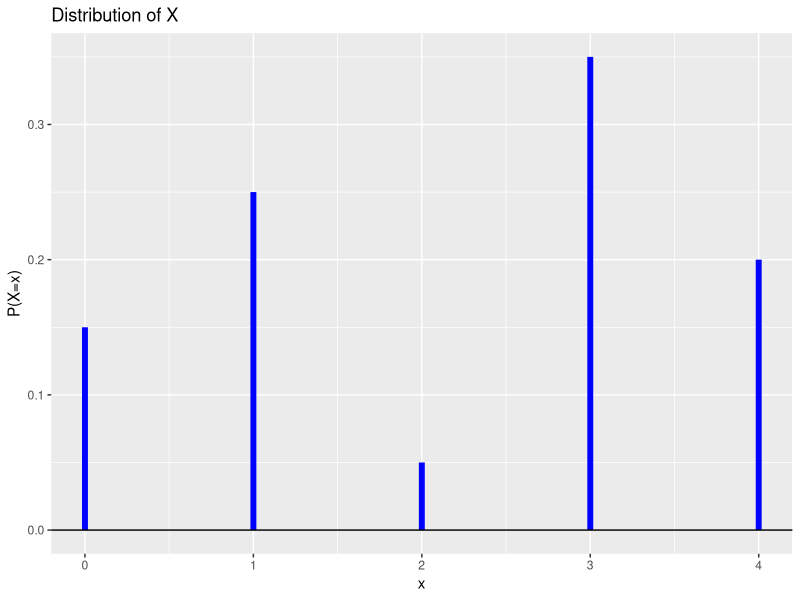

Source code (R):
## ---- chunk 1
knitr::opts_chunk$set(echo = TRUE)
library(tidyverse)
## ---- chunk 2
prob1 = tibble(
  x = 0:4,
  p = c(0.15, 0.25, 0.05, 0.35, NA)
)

## long format
prob1
## ---- chunk 3
prob1[5,2] <- 0.2

prob1
## ---- chunk 4
prob1 %>% mutate(xp = x*p, "(x-mu)p" = (x-sum(xp))^2*p) %>% summarize(mu = sum(xp), sigma2 = sum(`(x-mu)p`), sigma = sqrt(sigma2))
## ---- chunk 5
plot1 = ggplot(prob1, aes(x = x, y = p)) +
  geom_segment(aes(xend = x, yend = 0), color = "blue", size=2) +
  geom_hline(yintercept = 0) +
  ylab("P(X=x)") +
  ggtitle("Distribution of X")

plot1
